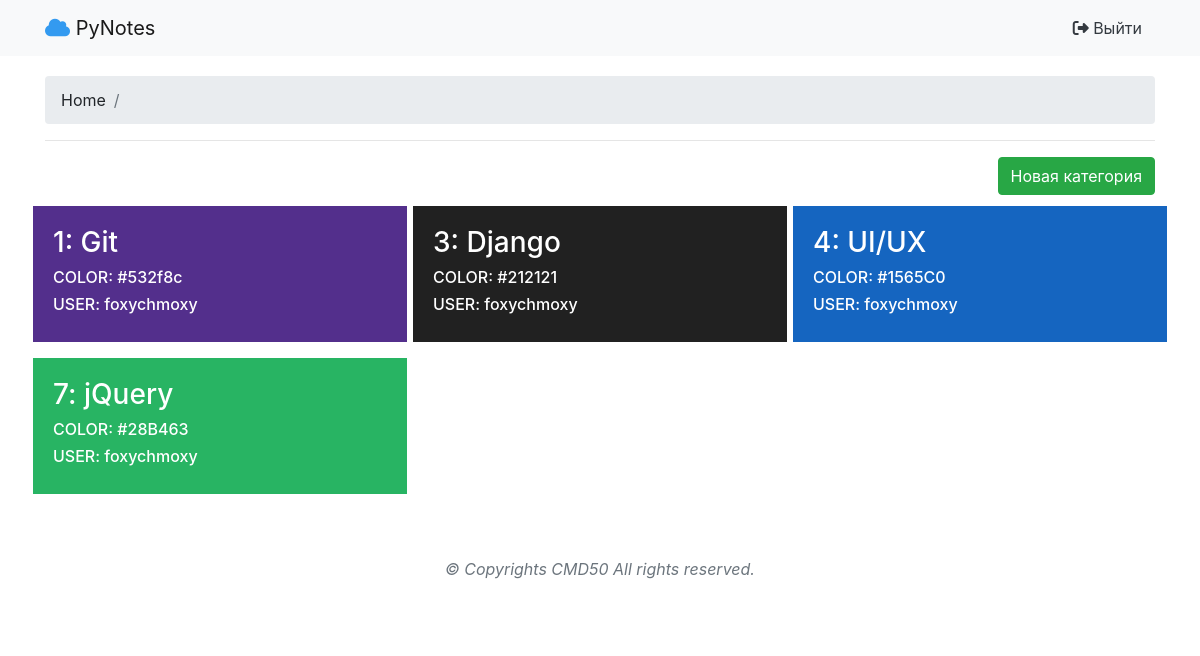
Page /categories/ (signed in) on the committed database.
### PyNotes/apps/notes/models.py (models this page shows, shortened)
class Category(models.Model):
    name = models.CharField('Название', max_length=30, default=None)
    color = models.ForeignKey(Color, on_delete=models.CASCADE, default=None)
    user = models.ForeignKey(User, on_delete=models.CASCADE, default=None)
    class Meta:
        verbose_name = 'Категория'
        verbose_name_plural = 'Категории'

class Color(models.Model):
    rgb = models.CharField('RGB', max_length=20, default="#532f8c")
    name = models.CharField('Название', max_length=20, default="Стандартный")
    class Meta:
        verbose_name = 'Цвет'
        verbose_name_plural = 'Цвета'

### PyNotes/apps/notes/views.py (the view)
# urls.py: path('', views.categories, name='categories'),
@login_required
def categories(request):
    user_id = request.user.id
    categories = Category.objects.filter(user=user_id)
    return render(request, 'notes/categories.html', { 'categories' : categories })

### PyNotes/templates/notes/categories.html (shortened to what this page needs)
{% extends "notes/_layout.html" %}
{% load static %}
{% block content %}
<div class="container" style="padding-top:20px;padding-bottom:50px;">
    <nav aria-label="breadcrumb">
        <ol class="breadcrumb">
            <li class="breadcrumb-item">Home</li>
            <li class="breadcrumb-item active" aria-current="page"></li>
        </ol>
    </nav>
    <hr>
    <div class="row">
        <div class="col-md-12 text-right mb-2">
            <a href="{% url 'createCategory' %}" class="btn btn-success"> Новая категория</a>
        </div>
        {% for category in categories %}
            <a href="{% url 'categoryById' category_id=category.id %}" class="col-md-4 fx-col" style="background:{{ category.color.rgb }}">
                <h3>{{ category.id }}: {{ category.name }}</h3>
                <h6>COLOR: {{ category.color.rgb }}</h6>
                <h6>USER: {{ category.user }}</h6>
            </a>
        {% endfor %}
    </div>
</div>
{% endblock %}

### PyNotes/templates/notes/categories.html (style rules this page uses)
.fx-col { margin-bottom:10px; color:white; padding:20px; border:3px solid white; transition:all ease 0.3s; }

### rows in the picture
Category: id "1", name "Git", color.rgb "#532f8c", user "foxychmoxy"
Category: id "3", name "Django", color.rgb "#212121", user "foxychmoxy"
Category: id "4", name "UI/UX", color.rgb "#1565C0", user "foxychmoxy"
Category: id "7", name "jQuery", color.rgb "#28B463", user "foxychmoxy"
